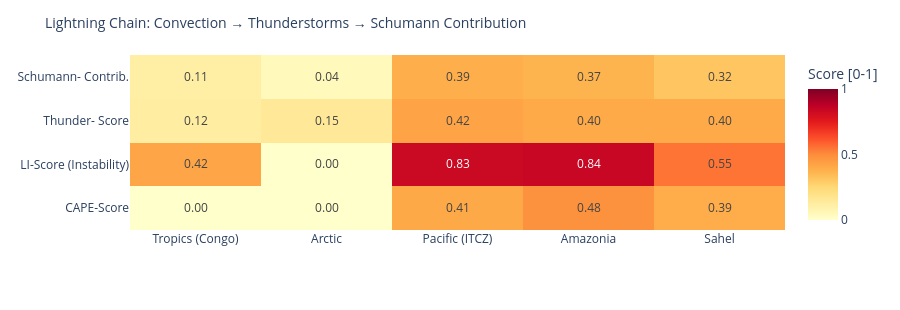

The notebook cell saved with this chart:
### Code cell
# ============================================================
# LIGHTNING CHAIN: Convection → Thunderstorms → Schumann
# Shows the causal chain per measurement point as heatmap
# ============================================================

def cape_score(v):
    """CAPE → normalized score [0,1]"""
    if v is None or pd.isna(v): return 0.0
    return min(1.0, float(v) / 3000)

def li_score(v):
    """Lifted Index: negative = unstable → score [0,1]"""
    if v is None or pd.isna(v): return 0.3
    return min(1.0, max(0.0, (-float(v) + 6) / 12))

def cloud_score(v):
    if v is None or pd.isna(v): return 0.3
    return float(v) / 100

def thunder_score(row):
    """Kombinierter Gewitterwahrscheinlichkeits-Score
    CAPE + LI + Bedeckung + WMO-Gewitter + konvektiver Niederschlag (showers)
    Hinweis: X-Ray und Kp sind kein Bestandteil – nur geomagn./solarer Kontext.
    """
    cs = cape_score(row.get('cape'))
    ls = li_score(row.get('li'))
    cl = cloud_score(row.get('cloud'))
    t  = 1.0 if row.get('thunderstorm') else 0.0
    # Convective precipitation (showers) as additional indicator
    sh = min(1.0, (row.get('showers') or 0) / 5.0)
    return round(cs * 0.30 + ls * 0.25 + cl * 0.15 + t * 0.20 + sh * 0.10, 3)

def schumann_contribution(t_score, lat):
    """Schumann contribution: higher in tropics (±30°), scaled by thunderstorm score"""
    lat_weight = max(0.3, 1.0 - abs(lat) / 60)
    return round(t_score * lat_weight, 3)

df_atm['cape_score']   = df_atm.apply(lambda r: cape_score(r['cape']), axis=1)
df_atm['li_score']     = df_atm.apply(lambda r: li_score(r['li']),    axis=1)
df_atm['thunder_score']= df_atm.apply(lambda r: thunder_score(r.to_dict()), axis=1)
df_atm['schumann_contribution'] = df_atm.apply(
    lambda r: schumann_contribution(r['thunder_score'], r['lat']), axis=1)

metrics = ['cape_score', 'li_score', 'thunder_score', 'schumann_contribution']
labels  = ['CAPE-Score', 'LI-Score\n(Instability)', 'Thunder-\nScore', 'Schumann-\nContrib.']
z_data  = [df_atm[m].tolist() for m in metrics]

fig = go.Figure(go.Heatmap(
    z=z_data,
    x=df_atm['point'].tolist(),
    y=labels,
    colorscale='YlOrRd',
    zmin=0, zmax=1,
    text=[[f'{v:.2f}' for v in row] for row in z_data],
    texttemplate='%{text}', textfont=dict(size=12),
    colorbar=dict(title='Score [0-1]')
))
fig.update_layout(
    title=dict(text='Lightning Chain: Convection → Thunderstorms → Schumann Contribution', font=dict(size=14)),
    height=310,
    plot_bgcolor='rgba(0,0,0,0)', paper_bgcolor='rgba(0,0,0,0)',
    margin=dict(l=130, r=80, t=55, b=80)
)
fig.show()

### Figure 1 — Plotly figure (JSON) as saved in the notebook; plotly's stock layout.template omitted (floating-point values rounded to 4 significant figures)
{"data": [{"colorbar": {"title": {"text": "Score [0-1]"}}, "colorscale": [[0.0, "rgb(255,255,204)"], [0.125, "rgb(255,237,160)"], [0.25, "rgb(254,217,118)"], [0.375, "rgb(254,178,76)"], [0.5, "rgb(253,141,60)"], [0.625, "rgb(252,78,42)"], [0.75, "rgb(227,26,28)"], [0.875, "rgb(189,0,38)"], [1.0, "rgb(128,0,38)"]], "text": [["0.00", "0.00", "0.41", "0.48", "0.39"], ["0.42", "0.00", "0.83", "0.84", "0.55"], ["0.12", "0.15", "0.42", "0.40", "0.40"], ["0.11", "0.04", "0.39", "0.37", "0.32"]], "textfont": {"size": 12}, "texttemplate": "%{text}", "type": "heatmap", "x": ["Tropics (Congo)", "Arctic", "Pacific (ITCZ)", "Amazonia", "Sahel"], "y": ["CAPE-Score", "LI-Score\n(Instability)", "Thunder-\nScore", "Schumann-\nContrib."], "z": [[0.0, 0.0, 0.4067, 0.4833, 0.3933], [0.4167, 0.0, 0.8333, 0.8417, 0.55], [0.118, 0.15, 0.422, 0.403, 0.402], [0.11, 0.045, 0.387, 0.369, 0.315]], "zmax": 1, "zmin": 0}], "layout": {"height": 310, "margin": {"b": 80, "l": 130, "r": 80, "t": 55}, "paper_bgcolor": "rgba(0,0,0,0)", "plot_bgcolor": "rgba(0,0,0,0)", "title": {"font": {"size": 14}, "text": "Lightning Chain: Convection → Thunderstorms → Schumann Contribution"}}}
